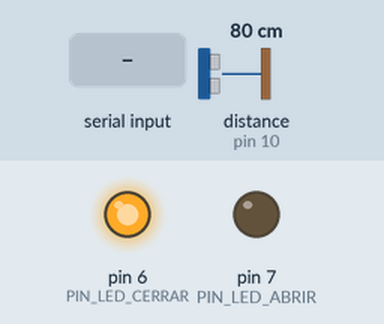
A sketch run on a simulated Arduino Uno, built with avr-gcc and run on an emulated ATmega328P. Shown: output pins drawn as LEDs (lit = HIGH). Wiring (inferred from the names in the program): ultrasonic range finder: trigger pin 9; echo pin 10. The test bench sets the inputs (shaded band); at power-on: distance to the obstacle (sensor on pin 10) 80 cm. The echo pulse lasts 58.3 µs per cm; pins used as bus, display or sensor lines are not drawn.

Above: at 1.2 s.
1.3 s: "a" received over Serial
At 2.6 s:
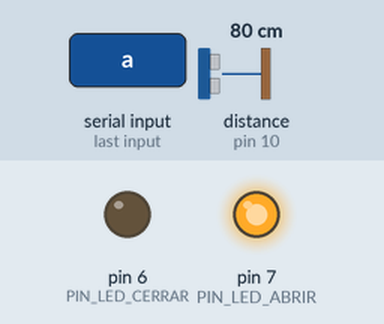
4.3 s: "c" received over Serial
At 4.9 s:
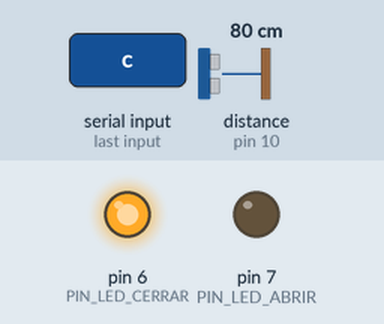
Timing chart, 0 to 7.3 s (numbered marks = the images above; inputs shaded):
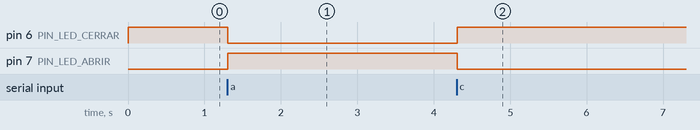

Measured:
- after the input at 1.3 s, pin 6 (PIN_LED_CERRAR): HIGH → LOW at once; pin 7 (PIN_LED_ABRIR): LOW → HIGH at once
- after the input at 4.3 s, pin 6 (PIN_LED_CERRAR): LOW → HIGH at once; pin 7 (PIN_LED_ABRIR): HIGH → LOW at once

The sketch:

arduino-uno-q.ino
```cpp
  // ---------------- CONFIGURACIÓN ----------------
const int PIN_LED_ABRIR = 7;   // LED "abierto"
const int PIN_LED_CERRAR = 6;  // LED "cerrado"

const int PIN_TRIG = 9;   // al pin "Trig" del sensor (directo)
const int PIN_ECHO = 10;  // al punto medio del divisor de voltaje del "Echo"

const float DISTANCIA_UMBRAL_CM = 30.0;  // por debajo de esto = "detectado"
const unsigned long INTERVALO_MEDICION_MS = 100;
// ------------------------------------------------

char dato;
unsigned long ultimaMedicion = 0;
bool ultimoEstadoUltrasonido = false;

void Abrir() {
  digitalWrite(PIN_LED_CERRAR, LOW);
  digitalWrite(PIN_LED_ABRIR, HIGH);
}

void Cerrar() {
  digitalWrite(PIN_LED_CERRAR, HIGH);
  digitalWrite(PIN_LED_ABRIR, LOW);
}

float medirDistanciaCm() {
  digitalWrite(PIN_TRIG, LOW);
  delayMicroseconds(2);
  digitalWrite(PIN_TRIG, HIGH);
  delayMicroseconds(10);
  digitalWrite(PIN_TRIG, LOW);

  long duracion = pulseIn(PIN_ECHO, HIGH, 30000UL);  // timeout de 30ms
  if (duracion == 0) {
    return -1.0;  // no hubo lectura válida
  }
  return duracion * 0.0343 / 2.0;
}

void setup() {
  pinMode(PIN_LED_ABRIR, OUTPUT);
  pinMode(PIN_LED_CERRAR, OUTPUT);
  pinMode(PIN_TRIG, OUTPUT);
  pinMode(PIN_ECHO, INPUT);

  Serial.begin(9600);
  Cerrar();  // estado inicial
}

void loop() {
  // 1) Escucha comandos que vengan de Python ('a' / 'c')
  if (Serial.available() > 0) {
    dato = Serial.read();
    if (dato == 'a') {
      Abrir();
    } else if (dato == 'c') {
      Cerrar();
    }
  }

  // 2) Mide el sensor ultrasónico y avisa por serial cuando cambia el estado
  unsigned long ahora = millis();
  if (ahora - ultimaMedicion >= INTERVALO_MEDICION_MS) {
    ultimaMedicion = ahora;

    float distancia = medirDistanciaCm();
    bool detectado = (distancia > 0 && distancia < DISTANCIA_UMBRAL_CM);

    if (detectado != ultimoEstadoUltrasonido) {
      Serial.println(detectado ? "1" : "0");
      ultimoEstadoUltrasonido = detectado;
    }
  }
}
```
